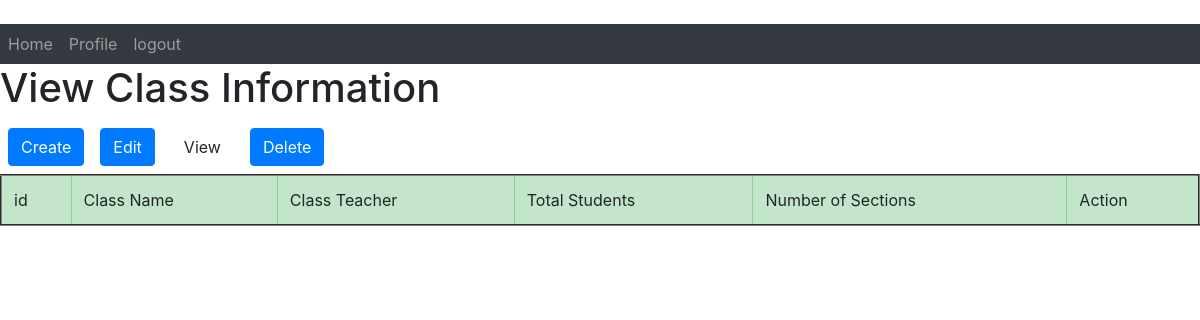
Page /accounts/viewclassinformation on the earlier database version.
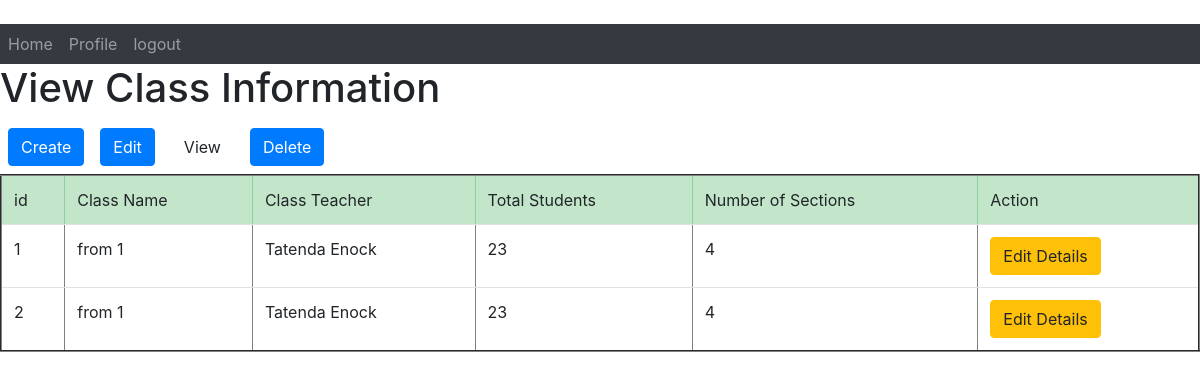
Same page on the later database version.
### accounts/models.py (models this page shows)
class Classinformation(models.Model):
    ClassName = models.CharField(max_length=130)
    ClassTeacher = models.CharField(max_length=30, blank=True)
    TotalStudents = models.CharField(max_length=30, blank=True)
    NumberOfSections = models.CharField(max_length=30, blank=True)

### accounts/views.py (the view)
def viewclassinformation(request):
    all_info = Classinformation.objects.all()
    context={'all_info':all_info}
    return render(request, 'accounts/viewclassinformation.html', context)

### accounts/templates/accounts/viewclassinformation.html (shortened to what this page needs)
{% extends 'base.html' %}
{% block body %}
<h1>View Class Information</h1>
<nav class="nav navbar-expand">
  <ul class="navbar-nav mr-auto">
    <li class="nav-item">
    <a class="nav-link" href="{% url 'createclassinformation'  %}"><button class="btn btn-primary">Create</button></a>
    </li>
    <li class="nav-item">
    <a class="nav-link" href="{% url 'editclassinformation'  %}"><button class="btn btn-primary">Edit</button></a>
    </li>
    <li class="nav-item">
    <a class="nav-link" href="{% url 'viewclassinformation'  %}"><button class="btn btn-default">View</button></a>
    </li
    <li class="nav-item">
    <a class="nav-link" href="{% url 'deleteclassinformation'  %}"><button class="btn btn-primary">Delete</button></a>
  </ul>
</nav>
<table class="table table-hover" border="2">
   <thead class="table-success">
     <tr>
         <td>id</td>
         <td>Class Name</td>
         <td>Class Teacher</td>
         <td>Total Students</td>
         <td>Number of Sections</td>
         <td>Action</td>
     </tr>
   </thead>
   <tbody>
     {% if all_info %}
     {% for item in all_info%}
     <tr>
       <td>{{ item.id}}</td>
       <td>{{ item.ClassName}}</td>
       <td>{{ item.ClassTeacher}}</td>
       <td>{{ item.TotalStudents}}</td>
       <td>{{ item.NumberOfSections}}</td>
       <td><a href="#" ><button class="btn btn-warning">Edit Details</button></a></td>
        {% endfor %}
     </tr>
     {% endif %}
   </tbody>
</table>
{% endblock %}

### accounts/templates/base.html (shortened to what this page needs)
<!DOCTYPE html>
<html lang="en">
<head>
         <link rel="stylesheet"
         href="https://stackpath.bootstrapcdn.com/bootstrap/4.3.1/css/bootstrap.min.css"
>
          {% load static %}
         <link type="text/css" rel="stylesheet" href="{% static 'style.css'%}">
</head>
<body><br>
  <nav class="nav navbar-expand navbar-dark bg-dark">
    <div class="collapse navbar-collapse" id="navbarExample02">
        <ul class="navbar-nav mr-auto">
            <li class="nav-item">
            <a class="nav-link" href="{% url 'home'  %}">Home</a>
            </li>
             <li class="nav-item">
            <a class="nav-link" href="#">Profile</a>
            </li>
            <li class="nav-item">
           <a class="nav-link" href="{% url 'logout'  %}">logout</a>
           </li>
      </ul>
</nav>
{% block body %}
{% endblock %}
</body>
</html>

Differences in the rows shown:
added Classinformation: id "1", ClassName "from 1", ClassTeacher "Tatenda Enock", TotalStudents "23", NumberOfSections "4"
added Classinformation: id "2", ClassName "from 1", ClassTeacher "Tatenda Enock", TotalStudents "23", NumberOfSections "4"
